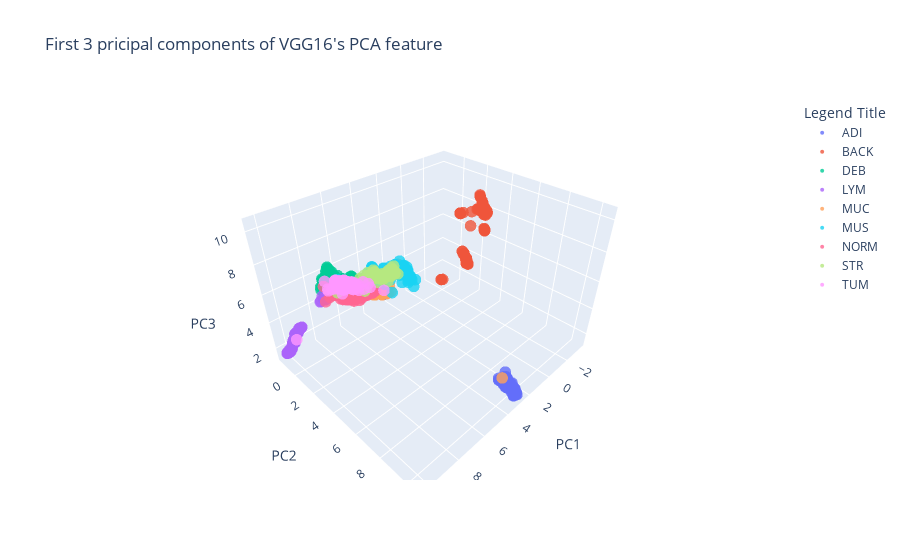

Notebook cell for this chart:
### Markdown cell above
Plotting the dataset for Visualization

### Code cell
#plotting the dataset using plotly library
import plotly.graph_objects as go
import pandas as pd
traces = []
for name in np.unique(labels):
    trace = go.Scatter3d(
        x=test_data[test_label==name,0],
        y=test_data[test_label==name,1],
        z=test_data[test_label==name,2],
        mode='markers',
        name=name,
        marker=go.scatter3d.Marker(
            size=4,
            opacity=0.8
        )

    )
    traces.append(trace)


data = go.Data(traces)
layout = go.Layout(
            showlegend=True,
    scene=go.Scene(
                xaxis=go.layout.scene.XAxis(title='PC1'),
                yaxis=go.layout.scene.YAxis(title='PC2'),
                zaxis=go.layout.scene.ZAxis(title='PC3')
                )
)
fig = go.Figure(data=data, layout=layout)
fig.update_layout(
    title="First 3 pricipal components of VGG16's PCA feature",
    legend_title="Legend Title",
)

fig.show()
